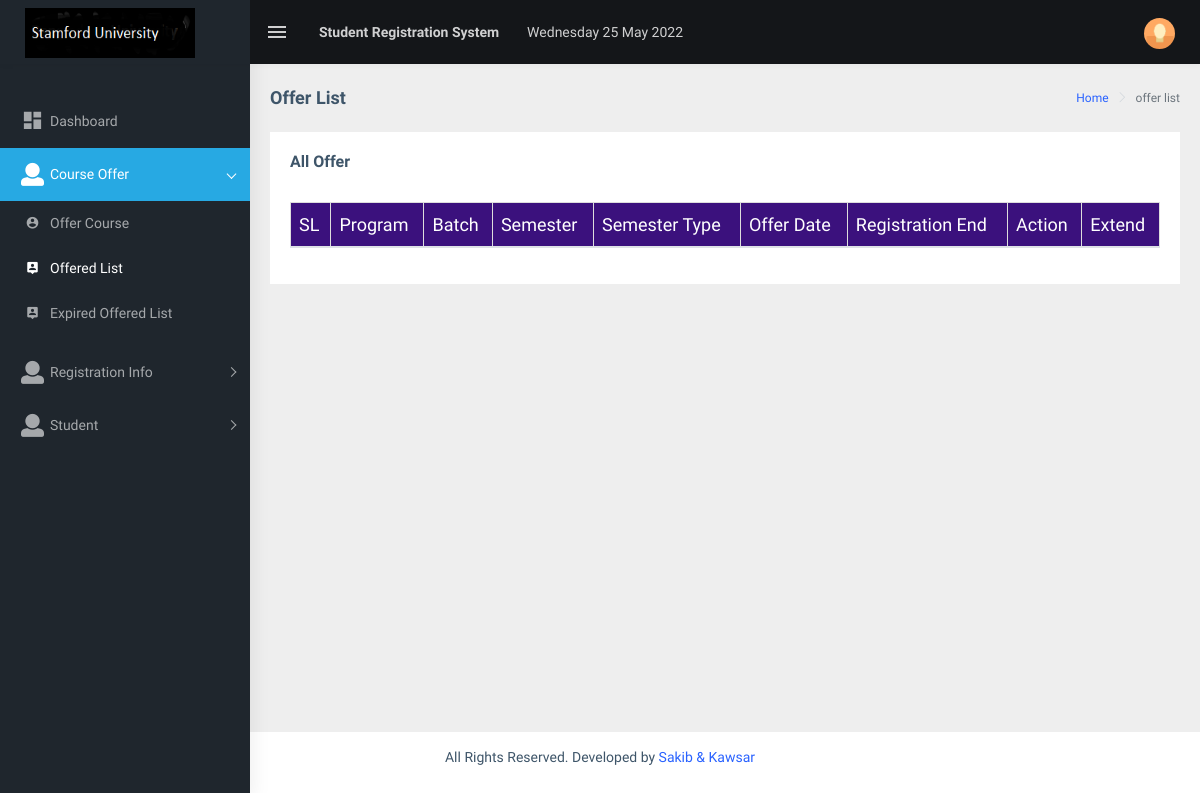
Before: /app/offer-list.php (signed in) with the older database file.
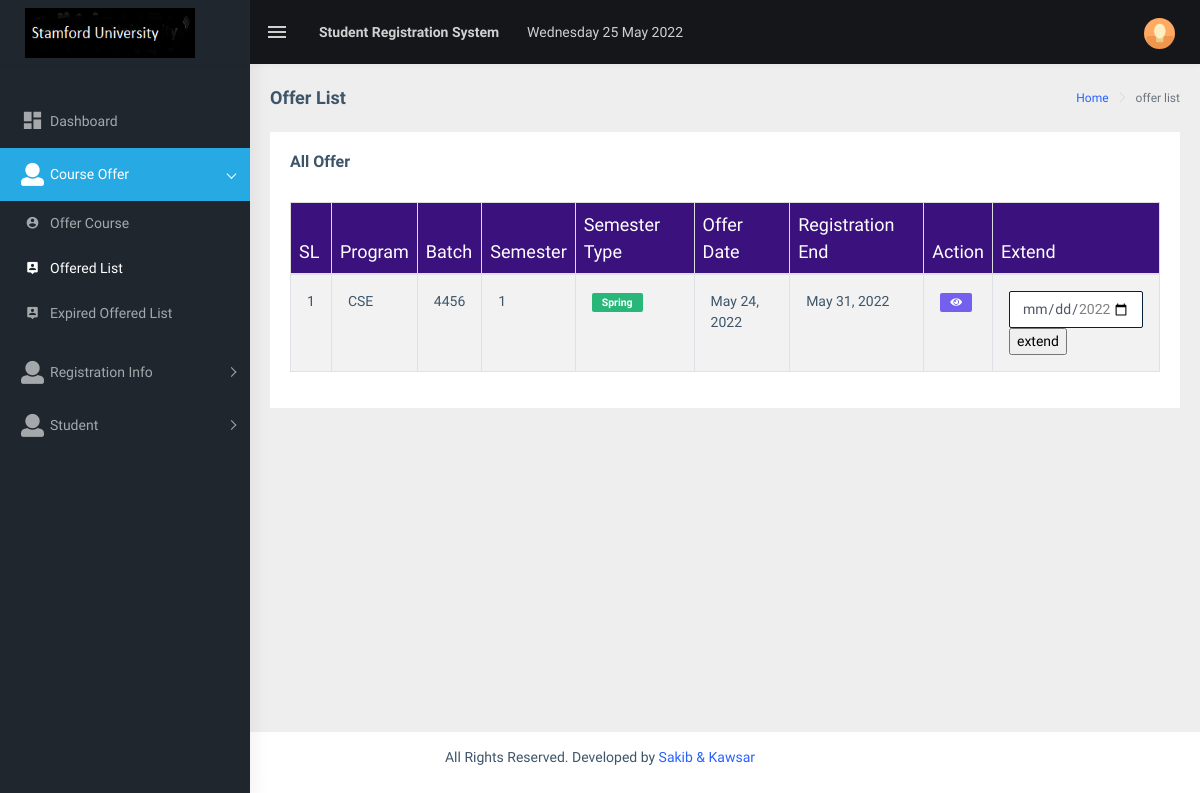
After: the same page with the newer database file.
### tables this page shows
CREATE TABLE `offered_courses_info` (
  `id` int(11) NOT NULL,
  `program` varchar(255) NOT NULL,
  `batch` int(11) NOT NULL,
  `semester` varchar(200) NOT NULL,
  `offer_date` varchar(100) NOT NULL,
  `registration_end` varchar(100) NOT NULL,
  `user_id` int(11) NOT NULL,
  `deletion_status` tinyint(3) NOT NULL DEFAULT 0
);

### app/core/Database.php (called while the page is built, shortened)
<?php
Class Database {
    public $host = DB_HOST;
    public $user = DB_USER;
    public $pass = DB_PASS;
    public $dbname = DB_NAME;
    public $link;
    private function connectDB() {
        $this->link = new mysqli($this->host, $this->user, $this->pass, $this->dbname);
    }
    public function select($query) {
        $result = $this->link->query($query) or
                die($this->link->error . __LINE__);
        if ($result->num_rows > 0) {
            return $result;
        } else {
            return false;
        }
    }
}
?>

### app/class/Admin.php (called while the page is built, shortened)
<?php
class Admin {
    private $db;
    public function __construct() {
        $this->db = new Database();
    }
    public function getAllOffer() {
        $query = "SELECT * FROM offered_courses_info WHERE deletion_status = 0 AND registration_end >= DATE(NOW()) ORDER BY id DESC";
        $result = $this->db->select($query);
        return $result;
    }
}
?>

### app/core/Format.php (called while the page is built, shortened)
<?php
class Format {
    public function formatDate($date) {
        return date('F j, Y', strtotime($date));
    }
    public function getSemesterType($date) {
        $current_month = date('m', strtotime($date));
        $spring = array(1,2,3,4,5,6);
        if (in_array($current_month,$spring)) {
            return 'Spring';
        } else {
            return 'Fall';
        }
    }
}
?>

### app/offer-list.php (the view, shortened to what the changed rows need)
<?php include 'header.php'; ?>
<?php
$getStu = $admin->getAllOffer();
?>
<div class="page-wrapper">
    <div class="container-fluid">
        <div class="row">
            <div class="col-md-12">
                <div class="card">
                    <div class="card-body">
                        <br>
                        <div class="table-responsive">
                            <table id="zero_config" class="table table-striped table-bordered tbl">
                                <thead>
                                    <tr>
                                        <th>SL</th>
                                        <th>Program</th>
                                        <th>Batch</th>
                                        <th>Semester</th>
                                        <th>Semester Type</th>
                                        <th>Offer Date</th>
                                        <th>Registration End</th>
                                        <th>Action</th>
                                        <th>Extend</th>
                                    </tr>
                                </thead>
                                <tbody>
                                    <?php
                                    if ($getStu) {
                                        $i = 0;
                                        while ($result = $getStu->fetch_assoc()) {
                                            $i++;
                                            ?>
                                            <tr>
                                                <td><?php echo $i; ?></td>
                                                <td><?php echo $result['program']; ?></td>
                                                <td><?php echo $result['batch']; ?></td>
                                                <td><?php echo $result['semester']; ?></td>
                                                <td><span class="label label-success"><b><?php echo $fm->getSemesterType($result['offer_date']); ?></b></span></td>
                                                <td><?php echo $fm->formatDate($result['offer_date']); ?></td>
                                                <td><?php echo $fm->formatDate($result['registration_end']); ?></td>
                                                <td>
                                                <a target="_blank" href="view-offer-details.php?oid=<?php echo $result['id']; ?>"><span class="label label-primary"><i class="fas fa-eye"></i></span></a>
                                                </td>
                                                <td>
                                                    <form method="post" action="">
                                                        <input type="date" class="form-control" id="extend_date" name="extend_date">
                                                        <input type="submit" name="extend" value="extend">
                                                    </form>
                                                </td>
                                            </tr>
                                            <?php
                                        }
                                    }
                                    ?>
                                </tbody>
                            </table>
                        </div>
                    </div>
                </div>
            </div>
        </div>
    </div>
</div>
<?php include 'footer.php'; ?>

Changed rows visible on the page:
added offered_courses_info: program "CSE", batch "4456", semester "1", offer_date "Spring", offer_date "May 24, 2022", registration_end "May 31, 2022"
